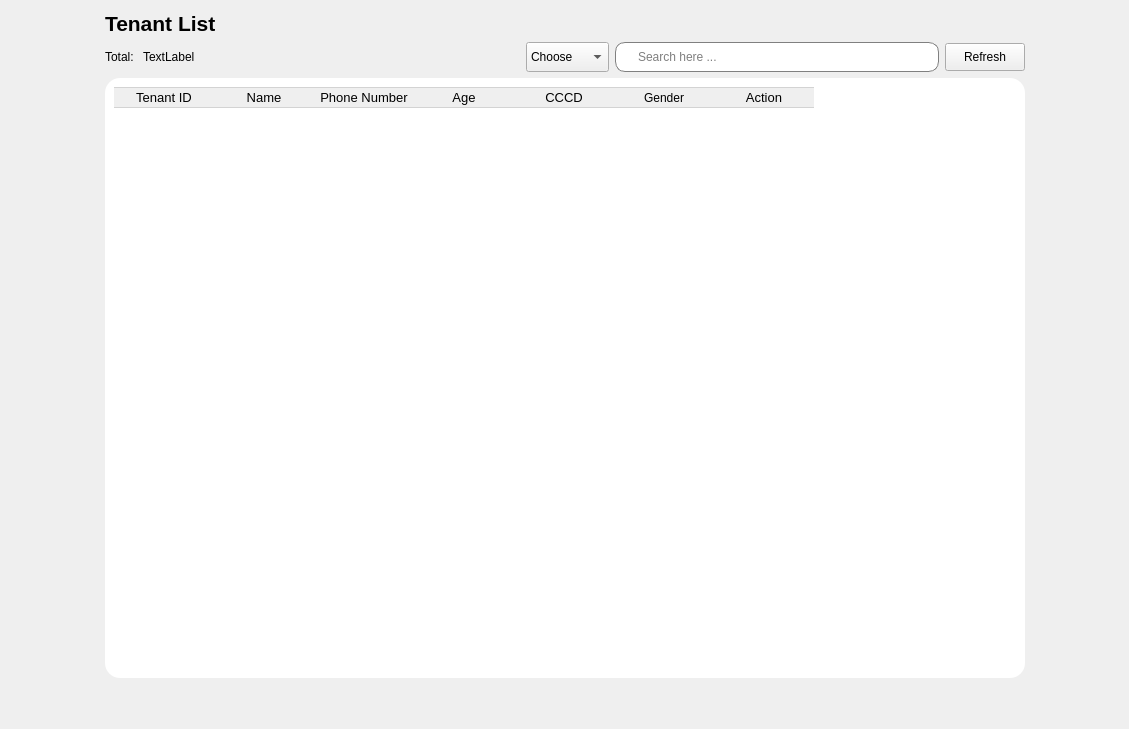
             <widget class="QWidget" name="page_3">
              <layout class="QHBoxLayout" name="horizontalLayout_12">
               <item>
                <spacer name="horizontalSpacer_32">
                 <property name="orientation">
                  <enum>Qt::Orientation::Horizontal</enum>
                 </property>
                 <property name="sizeHint" stdset="0">
                  <size>
                   <width>94</width>
                   <height>20</height>
                  </size>
                 </property>
                </spacer>
               </item>
               <item>
                <layout class="QVBoxLayout" name="verticalLayout_20">
                 <item>
                  <layout class="QHBoxLayout" name="horizontalLayout_11">
                   <item>
                    <widget class="QLabel" name="label_7">
                     <property name="font">
                      <font>
                       <pointsize>16</pointsize>
                       <bold>true</bold>
                      </font>
                     </property>
                     <property name="text">
                      <string>Tenant List</string>
                     </property>
                    </widget>
                   </item>
                   <item>
                    <spacer name="horizontalSpacer_8">
                     <property name="orientation">
                      <enum>Qt::Orientation::Horizontal</enum>
                     </property>
                     <property name="sizeHint" stdset="0">
                      <size>
                       <width>40</width>
                       <height>20</height>
                      </size>
                     </property>
                    </spacer>
                   </item>
                  </layout>
                 </item>
                 <item>
                  <layout class="QHBoxLayout" name="horizontalLayout_8">
                   <item>
                    <layout class="QHBoxLayout" name="horizontalLayout_10">
                     <item>
                      <widget class="QLabel" name="label_6">
                       <property name="text">
                        <string>Total: </string>
                       </property>
                      </widget>
                     </item>
                     <item>
                      <widget class="QLabel" name="totaltenant">
                       <property name="text">
                        <string>TextLabel</string>
                       </property>
                      </widget>
                     </item>
                    </layout>
                   </item>
                   <item>
                    <spacer name="horizontalSpacer_7">
                     <property name="orientation">
                      <enum>Qt::Orientation::Horizontal</enum>
                     </property>
                     <property name="sizeHint" stdset="0">
                      <size>
                       <width>40</width>
                       <height>20</height>
                      </size>
                     </property>
                    </spacer>
                   </item>
                   <item>
                    <widget class="QComboBox" name="CBST">
                     <property name="minimumSize">
                      <size>
                       <width>75</width>
                       <height>30</height>
                      </size>
                     </property>
                     <item>
                      <property name="text">
                       <string>Choose</string>
                      </property>
                     </item>
                     <item>
                      <property name="text">
                       <string>Tenant ID</string>
                      </property>
                     </item>
                     <item>
                      <property name="text">
                       <string>Tên</string>
                      </property>
                     </item>
                     <item>
                      <property name="text">
                       <string>Nam</string>
                      </property>
                     </item>
                     <item>
                      <property name="text">
                       <string>Nữ</string>
                      </property>
                     </item>
                    </widget>
                   </item>
                   <item>
                    <widget class="QLineEdit" name="LineEditSearchTenant">
                     <property name="minimumSize">
                      <size>
                       <width>0</width>
                       <height>30</height>
                      </size>
                     </property>
                     <property name="styleSheet">
                      <string notr="true">QLineEdit{
padding-left:20px;
border: 1px solid gray;
border-radius: 10px;
}</string>
                     </property>
                     <property name="placeholderText">
                      <string>Search here ...</string>
                     </property>
                    </widget>
                   </item>
                   <item>
                    <widget class="QPushButton" name="RefTenantbtn">
                     <property name="minimumSize">
                      <size>
                       <width>60</width>
                       <height>28</height>
                      </size>
                     </property>
                     <property name="text">
                      <string>Refresh</string>
                     </property>
                     <property name="icon">
                      <iconset resource="Resources.qrc">
                       <normaloff>:/new/prefix1/Resources/reload.png</normaloff>:/new/prefix1/Resources/reload.png</iconset>
                     </property>
                    </widget>
                   </item>
                  </layout>
                 </item>
                 <item>
                  <widget class="QFrame" name="frame_5">
                   <property name="minimumSize">
                    <size>
                     <width>920</width>
                     <height>600</height>
                    </size>
                   </property>
                   <property name="styleSheet">
                    <string notr="true">QWidget{
background-color: rgb(255, 255, 255);
border-radius:15px;
}</string>
                   </property>
                   <property name="frameShape">
                    <enum>QFrame::Shape::StyledPanel</enum>
                   </property>
                   <property name="frameShadow">
                    <enum>QFrame::Shadow::Raised</enum>
                   </property>
                   <layout class="QVBoxLayout" name="verticalLayout_7">
                    <item>
                     <widget class="QTableWidget" name="TenantTable">
                      <property name="minimumSize">
                       <size>
                        <width>0</width>
                        <height>0</height>
                       </size>
                      </property>
                      <property name="font">
                       <font>
                        <pointsize>10</pointsize>
                       </font>
                      </property>
                      <property name="styleSheet">
                       <string notr="true">QPushButton{
 	border: none;
}
QTableWidget::item {
       border-right: none;
       border-left: none;
       border-bottom: 1px solid #D3D3D3;
}
QHeaderView::section {
       border: 1px solid #D3D3D3; 
       border-right: none;      
       border-left: none;       
}</string>
                      </property>
                      <property name="editTriggers">
                       <set>QAbstractItemView::EditTrigger::NoEditTriggers</set>
                      </property>
                      <property name="alternatingRowColors">
                       <bool>true</bool>
                      </property>
                      <property name="selectionMode">
                       <enum>QAbstractItemView::SelectionMode::NoSelection</enum>
                      </property>
                      <column>
                       <property name="text">
                        <string>Tenant ID</string>
                       </property>
                       <property name="font">
                        <font>
                         <pointsize>10</pointsize>
                        </font>
                       </property>
                      </column>
                      <column>
                       <property name="text">
                        <string>Name</string>
                       </property>
                       <property name="font">
                        <font>
                         <pointsize>10</pointsize>
                        </font>
                       </property>
                      </column>
                      <column>
                       <property name="text">
                        <string>Phone Number</string>
                       </property>
                       <property name="font">
                        <font>
                         <pointsize>10</pointsize>
                        </font>
                       </property>
                      </column>
                      <column>
                       <property name="text">
                        <string>Age</string>
                       </property>
                       <property name="font">
                        <font>
                         <pointsize>10</pointsize>
                        </font>
                       </property>
                      </column>
                      <column>
                       <property name="text">
                        <string>CCCD</string>
                       </property>
                       <property name="font">
                        <font>
                         <pointsize>10</pointsize>
                        </font>
                       </property>
                      </column>
                      <column>
                       <property name="text">
                        <string>Gender</string>
                       </property>
                      </column>
                      <column>
                       <property name="text">
                        <string>Action</string>
                       </property>
                       <property name="font">
                        <font>
                         <pointsize>10</pointsize>
                        </font>
                       </property>
                      </column>
                     </widget>
                    </item>
                   </layout>
                  </widget>
                 </item>
                 <item>
                  <spacer name="verticalSpacer_6">
                   <property name="orientation">
                    <enum>Qt::Orientation::Vertical</enum>
                   </property>
                   <property name="sizeHint" stdset="0">
                    <size>
                     <width>20</width>
                     <height>40</height>
                    </size>
                   </property>
                  </spacer>
                 </item>
                </layout>
               </item>
               <item>
                <spacer name="horizontalSpacer_33">
                 <property name="orientation">
                  <enum>Qt::Orientation::Horizontal</enum>
                 </property>
                 <property name="sizeHint" stdset="0">
                  <size>
                   <width>93</width>
                   <height>20</height>
                  </size>
                 </property>
                </spacer>
               </item>
              </layout>
             </widget>
